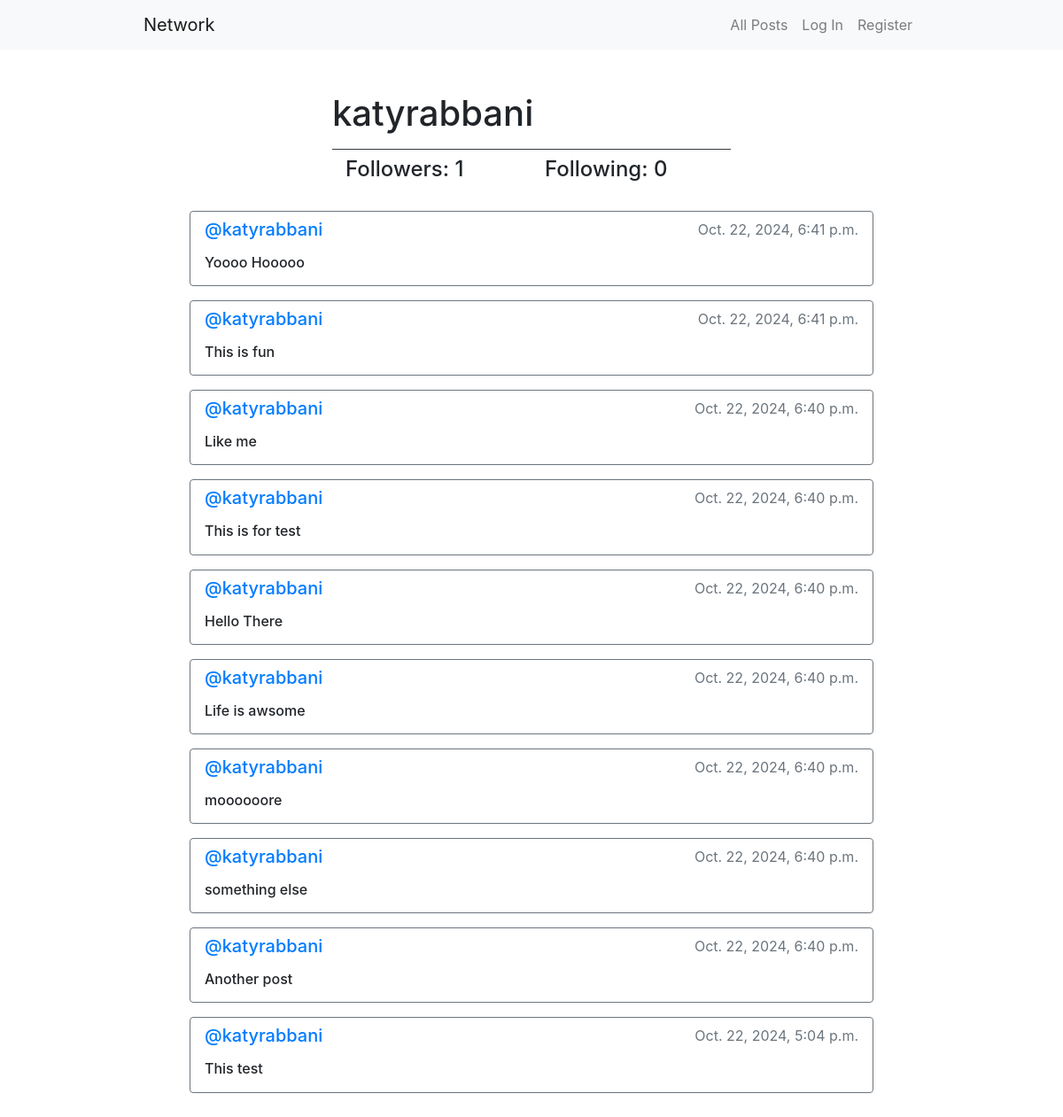
The page /profile/3 on the database its author committed.
### network/models.py (models this page shows, shortened)
class User(AbstractUser):
    pass

class Post(models.Model):
    content = models.CharField(max_length=140)
    user = models.ForeignKey(User, on_delete=models.CASCADE, related_name='author')
    date = models.DateTimeField(auto_now_add=True)

### network/views.py (the view)
# urls.py: path("profile/<int:user_id>", views.profile, name="profile"),
def profile(request, user_id):
    user = User.objects.get(pk=user_id)
    allPosts = Post.objects.all().filter(user=user).order_by('id').reverse()
    following = Follow.objects.filter(user=user)
    followers = Follow.objects.filter(followed_user=user)
    try:
        checkFollow = followers.filter(user=User.objects.get(pk=request.user.id))
        if len(checkFollow) != 0:
            isFollowing = True
        else:
            isFollowing = False
    except:
        isFollowing = False
    paginator = Paginator(allPosts, 10)
    pageNumber = request.GET.get('page')
    postsPerPage = paginator.get_page(pageNumber)
    return render(request, "network/profile.html", {
        "userProfile": user,
        "allPosts": allPosts,
        "postsPerPage": postsPerPage,
        "username": user.username,
        "following": following,
        "followers": followers,
        "isFollowing": isFollowing
    })

### network/templates/network/profile.html (shortened to what this page needs)
{% extends "network/layout.html" %}
{% block body %}
    <div class="border-bottom border-dark w-50 m-auto pt-5 pb-2 d-flex justify-content-between align-items-center">
        <h1 class="text-center">
            {{ username }}
        </h1>
    </div>
    <div class="container mt-2">
        <div class="row justify-content-center">
            <h4 class="col-3">Followers: {{ followers.count }}</h4>
            <h4 class="col-3">Following: {{ following.count }}</h4>
        </div>
    </div>
    <div class="d-flex flex-column m-3">
        {% for post in postsPerPage %}
            <div class="my-2 mx-5 py-2 px-3 border border-secondary rounded row flex-column justify-content-center">
                <div class="d-flex justify-content-between">
                    <h5>
                        <a href="{% url 'profile' user_id=post.user.id %}">
                            @{{ post.user }}
                        </a>
                    </h5>
                    <p class=" text-secondary">{{ post.date }}</p>
                </div>
                <h6>{{ post.content }}</h6>
            </div>
        {% endfor %}
    </div>
{% endblock %}

### rows shown on the page
User: username "katyrabbani"
Post: user "katyrabbani", date "Oct. 22, 2024, 6:41 p.m.", content "Yoooo Hooooo"
Post: user "katyrabbani", date "Oct. 22, 2024, 6:41 p.m.", content "This is fun"
Post: user "katyrabbani", date "Oct. 22, 2024, 6:40 p.m.", content "Like me"
Post: user "katyrabbani", date "Oct. 22, 2024, 6:40 p.m.", content "This is for test"
Post: user "katyrabbani", date "Oct. 22, 2024, 6:40 p.m.", content "Hello There"
Post: user "katyrabbani", date "Oct. 22, 2024, 6:40 p.m.", content "Life is awsome"
Post: user "katyrabbani", date "Oct. 22, 2024, 6:40 p.m.", content "moooooore"
Post: user "katyrabbani", date "Oct. 22, 2024, 6:40 p.m.", content "something else"
Post: user "katyrabbani", date "Oct. 22, 2024, 6:40 p.m.", content "Another post"
Post: user "katyrabbani", date "Oct. 22, 2024, 5:04 p.m.", content "This test"

### other values the page prints
{{ followers.count }} "1"
{{ following.count }} "0"
